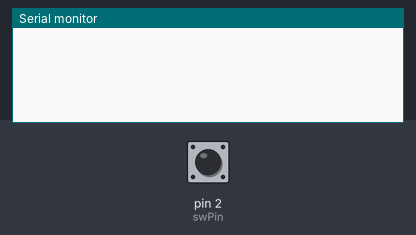
A sketch run on a simulated Arduino Uno, built with avr-gcc and run on an emulated ATmega328P. Shown: the last lines printed to the serial monitor. The inputs (shaded band) are chosen by the test bench; at power-on: pin 2 (swPin) HIGH.

Above: at 1.2 s.
1.3 s: pin 2 (swPin) pulled LOW for 0.15 s
At 2.2 s:
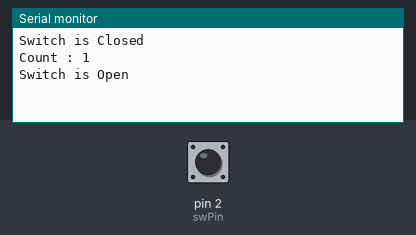
2.9 s: pin 2 (swPin) pulled LOW for 1 s
At 3.3 s:
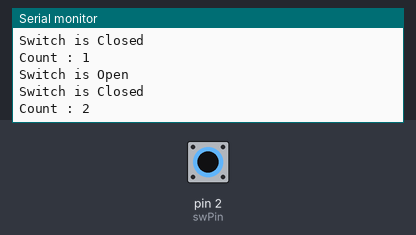
5.4 s: pin 2 (swPin) pulled LOW for 0.15 s
At 6.5 s:
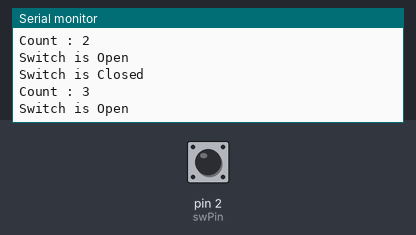

Measured:
- after the input at 1.3 s, the serial monitor: prints a new line at once (image 1)
- after the input at 2.9 s, the serial monitor: prints a new line at once (image 2)
- after the input at 5.4 s, the serial monitor: prints a new line at once (image 3)

The sketch:

Sketch.ino
```cpp
const int swPin = 2;

int lastSwVal = 1;
int swVal = 1;
int swCount = 0;

void setup()
{
  pinMode(swPin, INPUT);
  Serial.begin(9600);
}

void loop()
{
  swVal = digitalRead(swPin);
  if (swVal != lastSwVal)
  {
    if (swVal == LOW)
    {
      swCount++;
      Serial.println("Switch is Closed");
      Serial.print("Count : ");
      Serial.println(swCount);
      Serial.println();
    }
    else
    {
      Serial.println("Switch is Open");
      Serial.println();
    }
    lastSwVal = swVal;
  }
}
```
